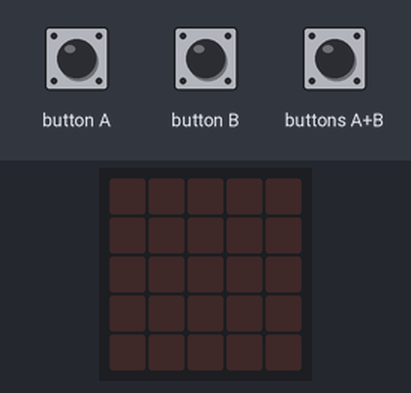
Simulated run of this program. Board: BBC micro:bit (MakeCode). Parts: the board's 5×5 LED display. Inputs (shaded band) come from the test bench.

Above: at 1.2 s.
1.3 s: button A pressed for 0.15 s
At 2.4 s:
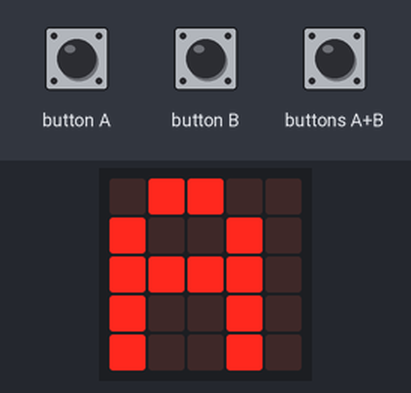
2.9 s: button B pressed for 0.15 s
At 3.7 s:
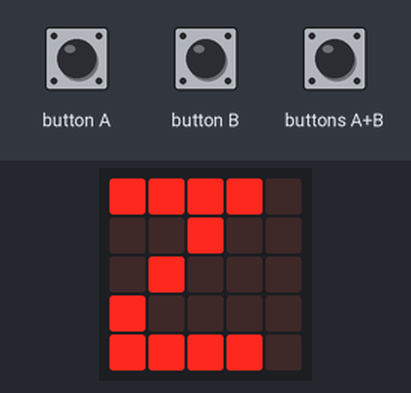
4.5 s: button B pressed for 0.15 s
At 5.8 s:
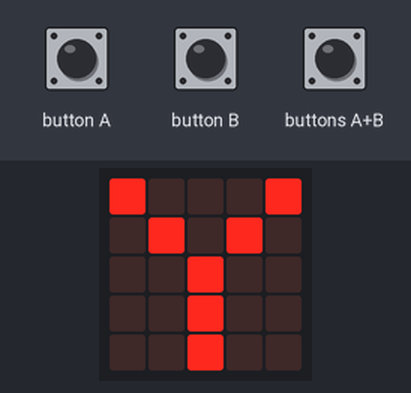
6.1 s: button B pressed for 0.15 s
At 7.3 s:
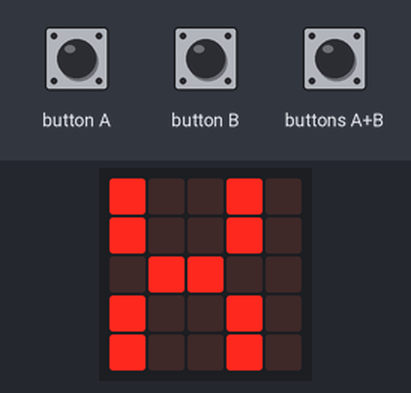
7.7 s: button B pressed for 0.15 s
At 8.5 s:
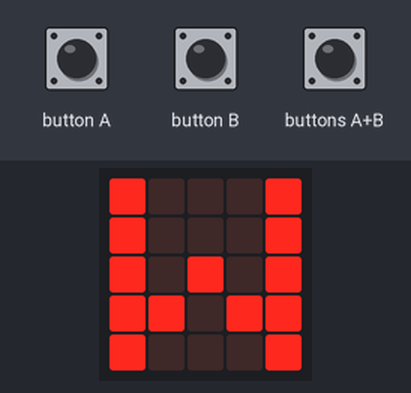
9.3 s: button B pressed for 0.15 s
At 9.7 s:
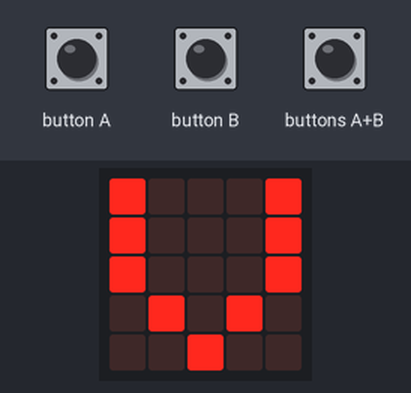
Timing chart, 0 to 11.9 s (numbered marks = the images above; inputs shaded):
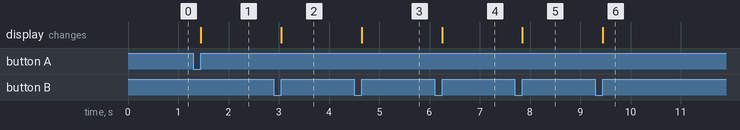

The program:

client.py
```python
radio.set_group(69)
radio.set_transmit_power(7)
radio.set_transmit_serial_number(True)

input.on_button_pressed(Button.A, ChangeVoteUp)
input.on_button_pressed(Button.B, ChangeVoteDown)
input.on_button_pressed(Button.AB, SendVote)

vote = -1
enabled = 0

def ChangeVoteUp():
    global vote
    vote = (vote + 1) % 26
    basic.show_string(String.from_char_code(vote+65), 0)

def ChangeVoteDown():
    global vote
    if vote == 0: vote = 25
    else: vote -= 1
    basic.show_string(String.from_char_code(vote+65), 0)

def SendVote():
    if enabled == 1:
        radio.send_value("vote", vote+1)

def on_received_value(name, value):
    global enabled
    if name == "enabled":
        if value == 1: enabled = 1
        if value == 0: enabled = 0
radio.on_received_value(on_received_value)
```

Measured:
- after the input at 1.3 s, the display: changes after 0.15 s (image 1)
- after the input at 2.9 s, the display: changes after 0.15 s (image 2)
- after the input at 4.5 s, the display: changes after 0.15 s (image 3)
- after the input at 6.1 s, the display: changes after 0.15 s (image 4)
- after the input at 7.7 s, the display: changes after 0.15 s (image 5)
- after the input at 9.3 s, the display: changes after 0.15 s (image 6)
